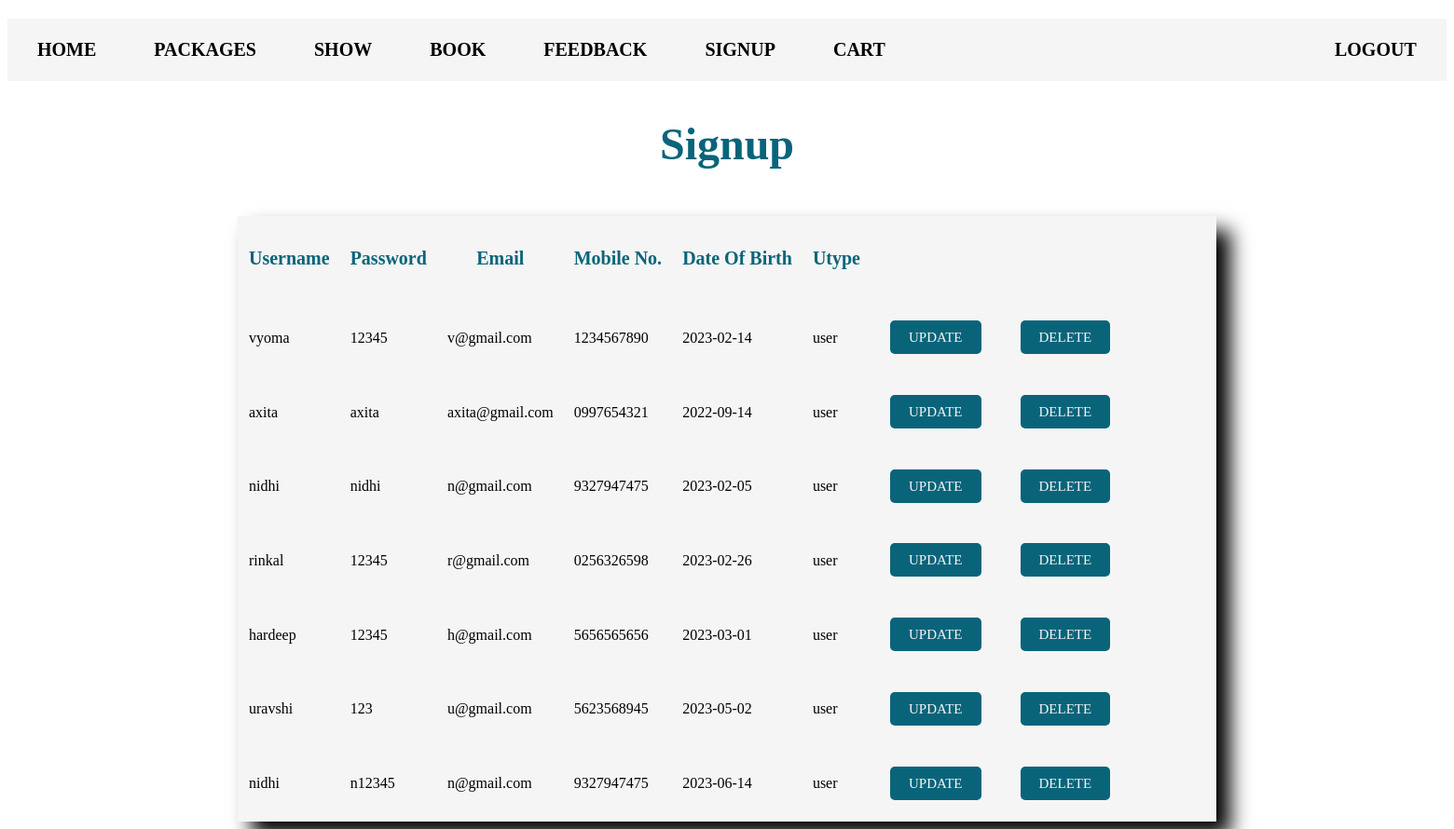
The app's page /admin/signup.php (signed in) with its own data.
### tables this page shows
CREATE TABLE `signup` (
  `id` int(10) NOT NULL,
  `unm` varchar(200) NOT NULL,
  `pass` varchar(8) NOT NULL,
  `email` varchar(100) NOT NULL,
  `cno` varchar(10) NOT NULL,
  `dob` varchar(13) NOT NULL,
  `utype` varchar(20) NOT NULL
);

### admin/signup.php (the view, shortened to what this page needs)
<?php
	include("header.php");
?>
<h2 align="center">Signup</h2>
<head>
	<link rel="stylesheet" href="style.css">
</head>
<div class="container1">
<table cellpadding=10>
	<tr class="ahead">
		<th>Username</th>
		<th>Password</th>
		<th>Email</th>
		<th>Mobile No.</th>
		<th>Date Of Birth</th>
		<th>Utype</th>
		<th></th>
		<th></th>
	</tr>
<?php
	include('connect.php');
	$q = mysqli_query($cn,"select * from signup where utype='user' ");
	while($r = mysqli_fetch_array($q))
	{
		echo "<tr>
			<td>".$r[1]."</td>
			<td>".$r[2]."</td>
			<td>".$r[3]."</td>
			<td>".$r[4]."</td>
			<td>".$r[5]."</td>
			<td>".$r[6]."</td>
			<td><a href='signupd.php?id=".$r[0]." ' class='btn'>UPDATE</a></td>
			<td><a href='signdel.php?id=".$r[0]." ' class='btn'>DELETE</a></td>
		</tr>";
	}
?>

### admin/style.css (style rules this page uses)
.container1 { display: flex; height: 650px; width: 1050px; background-color: whitesmoke; margin: auto; margin-top: 50px; box-shadow: 15px 15px 20px black; }
.ahead { font-family: Cambria Math; font-size: 20px; font-weight: bold; color:#09647a; }
.btn { background-color: #09647a; color: whitesmoke; font-size: 15px; border-radius: 5px; padding: 10px 20px 10px 20px; margin: 10px 10px 10px 10px; cursor: pointer; border: none; text-decoration: none; }
h2 { font-size: 3rem; font-family: Cambria Math; margin: 40px; color: #09647a; }

### records on screen
signup: unm "vyoma", pass "12345", email "v@gmail.com", cno "1234567890", dob "2023-02-14", utype "user"
signup: unm "axita", pass "axita", email "axita@gmail.com", cno "0997654321", dob "2022-09-14", utype "user"
signup: unm "nidhi", pass "nidhi", email "n@gmail.com", cno "9327947475", dob "2023-02-05", utype "user"
signup: unm "rinkal", pass "12345", email "r@gmail.com", cno "0256326598", dob "2023-02-26", utype "user"
signup: unm "hardeep", pass "12345", email "h@gmail.com", cno "5656565656", dob "2023-03-01", utype "user"
signup: unm "uravshi", pass "123", email "u@gmail.com", cno "5623568945", dob "2023-05-02", utype "user"
signup: unm "nidhi", pass "n12345", email "n@gmail.com", cno "9327947475", dob "2023-06-14", utype "user"
